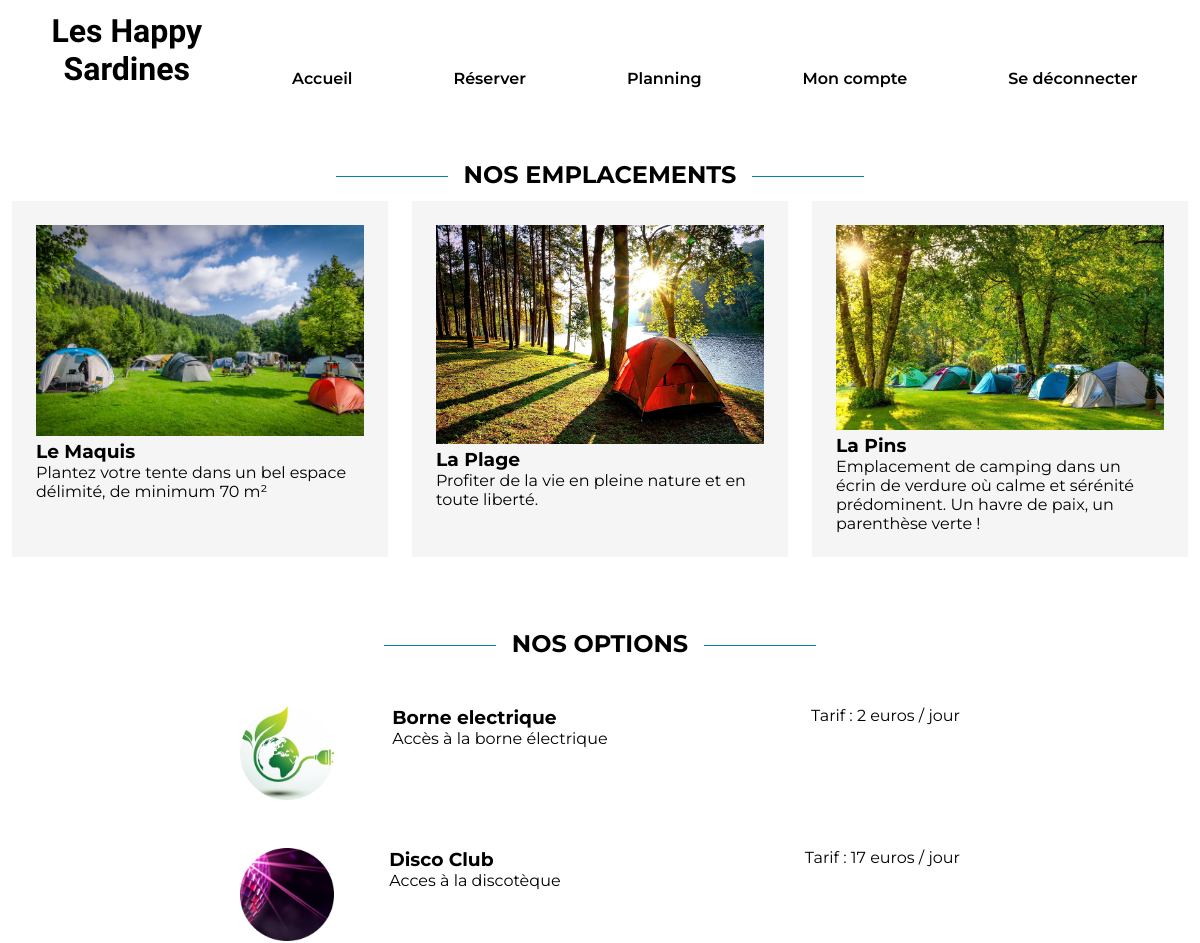
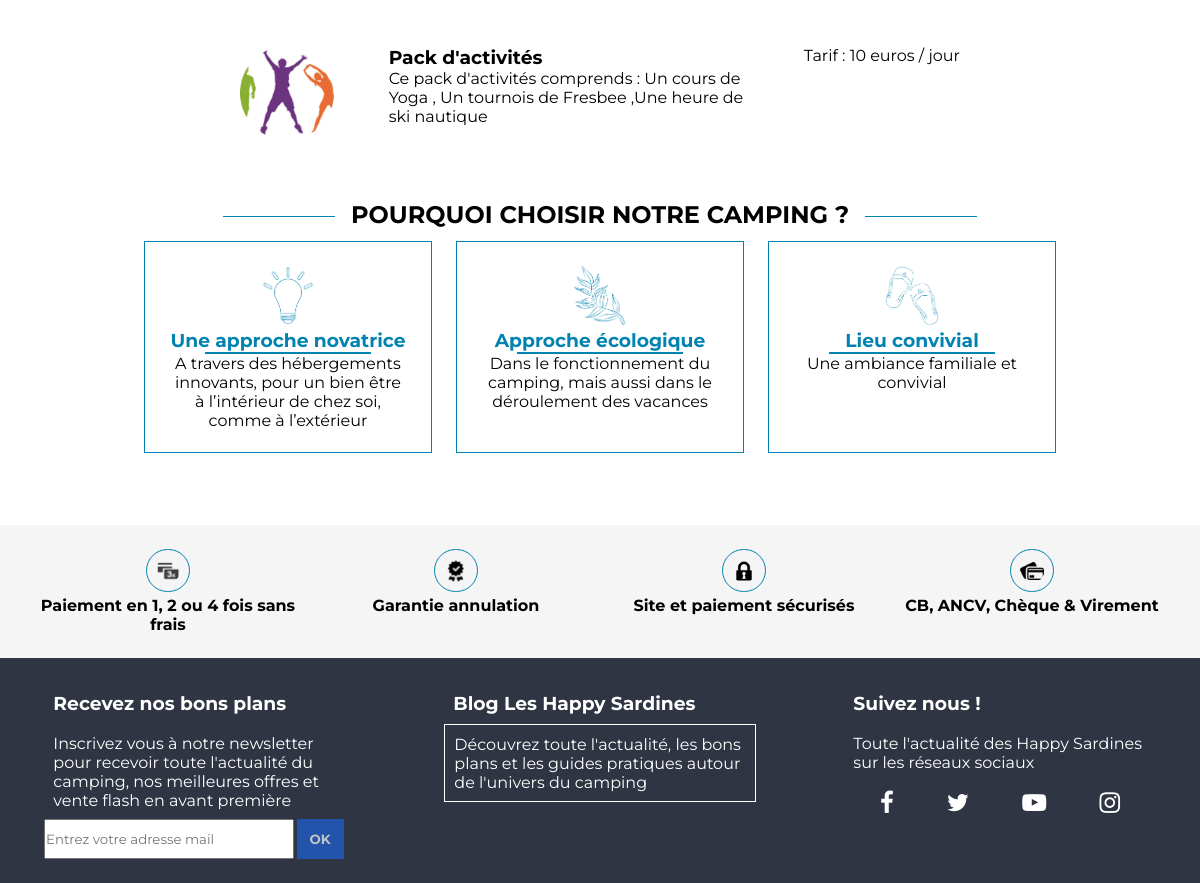
/index.php (signed in), run on the app's committed database (2 pictures, top to bottom).
### tables this page shows
CREATE TABLE IF NOT EXISTS `tarifs` (
  `id` int(11) NOT NULL AUTO_INCREMENT,
  `nom` varchar(255) NOT NULL,
  `prix` int(11) NOT NULL,
  PRIMARY KEY (`id`)
);

### index.php (the view, shortened to what this page needs)
<?php
$bd = mysqli_connect("localhost","root","","camping");
$requete = "SELECT * FROM tarifs";
$query = mysqli_query($bd,$requete);
$resultat = mysqli_fetch_all($query,MYSQLI_ASSOC);
?>
<!DOCTYPE html>
<html lang="en">
<head>
    <link rel="stylesheet" href="font/fontello/css/fontello.css">
    <link rel="stylesheet" href="style.css">
    <link rel="stylesheet" href="font/fontello/css/fontello.css">
    <link rel="stylesheet" href="font/fontello1/css/fontello.css">
</head>
<body>
    <header><?php include 'php/include/header.php'?></header>
    <main class="index_main">
        <section>
            <h2 class="index_h2">Nos emplacements</h2>
            <div class="emplacement">
                <div>
                    <img src="src/img/lieux1.jpg" alt="">
                    <h3>Le Maquis</h3>
                    <p>Plantez votre tente dans un bel espace délimité, de minimum 70 m² </p>
                </div>
                <div>
                    <img src="src/img/lieux2.jpg" alt="">
                    <h3>La Plage</h3>
                    <p>Profiter de la vie en pleine nature et en toute liberté.</p>
                </div>
                <div>
                    <img src="src/img/lieux3.jpg" alt="">
                    <h3>La Pins</h3>
                    <p>Emplacement de camping dans un écrin de verdure où calme et sérénité prédominent. Un havre de paix, un parenthèse verte !</p>
                </div>
            </div>
        </section>
        <section >
            <h2 class="index_h2">Nos Options</h2>
            <div class="option_flex">
                <img src="src/img/electricite.png" alt="Borne electrique">
                <div>
                    <h3>Borne electrique</h3>
                    <p>Accès à la borne électrique</p>
                </div>
                <p>Tarif : <?= $resultat[0]['prix'] ?> euros / jour </p>
            </div>
            <div class="option_flex">
                <img src="src/img/d.png" alt="disco club">
                <div>
                    <h3>Disco Club</h3>
                    <p>Acces à la discotèque</p>
                </div>
                <p>Tarif : <?= $resultat[1]['prix'] ?> euros / jour</p>
            </div>
            <div class="option_flex">
                <img src="src/img/pack.png" alt="pack d'activités">
                <div>
                    <h3>Pack d'activités</h3>
                    <p>Ce pack d'activités comprends :
                     Un cours de Yoga , Un tournois de Fresbee ,Une heure de ski nautique </p>
                </div>
                <p>Tarif : <?= $resultat[2]['prix'] ?> euros / jour</p>
            </div>
        </section>
        <section>
            <h2 class="index_h2">Pourquoi choisir notre camping ?</h2>
            <div class="index_div_choix">
                <div>
                    <img src="src/img/ampoule.png" alt="ampoule">
                    <h3 class="index_div_h3">Une approche novatrice</h3>
                    <hr>
                    <p>A travers des hébergements innovants, pour un bien être à l’intérieur de chez soi, comme à l’extérieur</p>
                </div>
                <div>
                    <img src="src/img/plante.png" alt="Plante">
                    <h3 class="index_div_h3">Approche écologique</h3>
                    <hr>
                    <p>Dans le fonctionnement du camping, mais aussi dans le déroulement des vacances</p>
                </div>
                <div>
                    <img src="src/img/tonges.png" alt="Tonges">
                    <h3 class="index_div_h3">Lieu convivial</h3>
                    <hr>
                    <p>Une ambiance familiale et convivial</p>
                </div>
            </div>
        </section>
        <section class="index_section_payement">
            <div>
                <img src="src/img/picto1.png" alt="">
                <p>Paiement en 1, 2 ou 4 fois sans frais</p>
            </div>
            <div>
                <img src="src/img/picto2.png" alt="">
                <p>Garantie annulation</p>
            </div>
            <div>
                <img src="src/img/picto3.png" alt="">
                <p>Site et paiement sécurisés</p>
            </div>
            <div>
                <img src="src/img/picto4.png" alt="">
                <p>CB, ANCV, Chèque & Virement</p>
            </div>
        </section>
    </main>
    <footer><?php include 'php/include/footer.php' ?></footer>
</body>
</html>

### style.css (style rules this page uses)
* { margin: 0; padding: 0; box-sizing: border-box; text-decoration: none; font-family: 'Montserrat', sans-serif; list-style-type: none; }
footer { display: flex; justify-content: space-around; width: 100%; background: #2f3542; color: white; }
.index_main section { margin: 5% 0 0; }
.index_h2 { text-align: center; text-transform: uppercase; }
.index_h2:before, .index_h2:after { content:''; display:inline-block; vertical-align: middle; width: 7rem; height: 1px; background: #0083b0 ; }
.index_h2:before { margin-right: 1rem }
.index_h2:after { margin-left: 1rem }
.emplacement { display: flex; }
.emplacement div { width: 33%; padding: 2%; margin: 1%; background-color: whitesmoke; }
.emplacement div img { width: 100%; }
.index_div_choix { display: flex; justify-content: center; text-align: center; }
.index_div_choix div { width: 24%; margin: 1%; padding: 2%; border: 1px solid #0083b0; }
.index_div_choix div img { width: 25%; }
.index_div_choix div hr { height: 1%; background: #0083b0; border: none; width: 70%; margin: auto; }
.option_flex { display: flex; justify-content: space-between; width: 60%; margin: 4% auto; }
.option_flex div { width: 50%; }
.option_flex img { width: 13%; }
.index_section_payement { display: flex; justify-content: space-evenly; padding: 2%; text-align: center; background-color: whitesmoke; }
.index_section_payement div { width: 30%; }
.index_section_payement div img { width: 15%; border: 1px solid #0083b0; border-radius: 50%; PADDING: 3%; }
.index_div_h3 { color: #0083b0; }
.index_section_payement div p { font-weight: bold; }

### data on the page
tarifs: prix "2"
tarifs: prix "17"
tarifs: prix "10"
